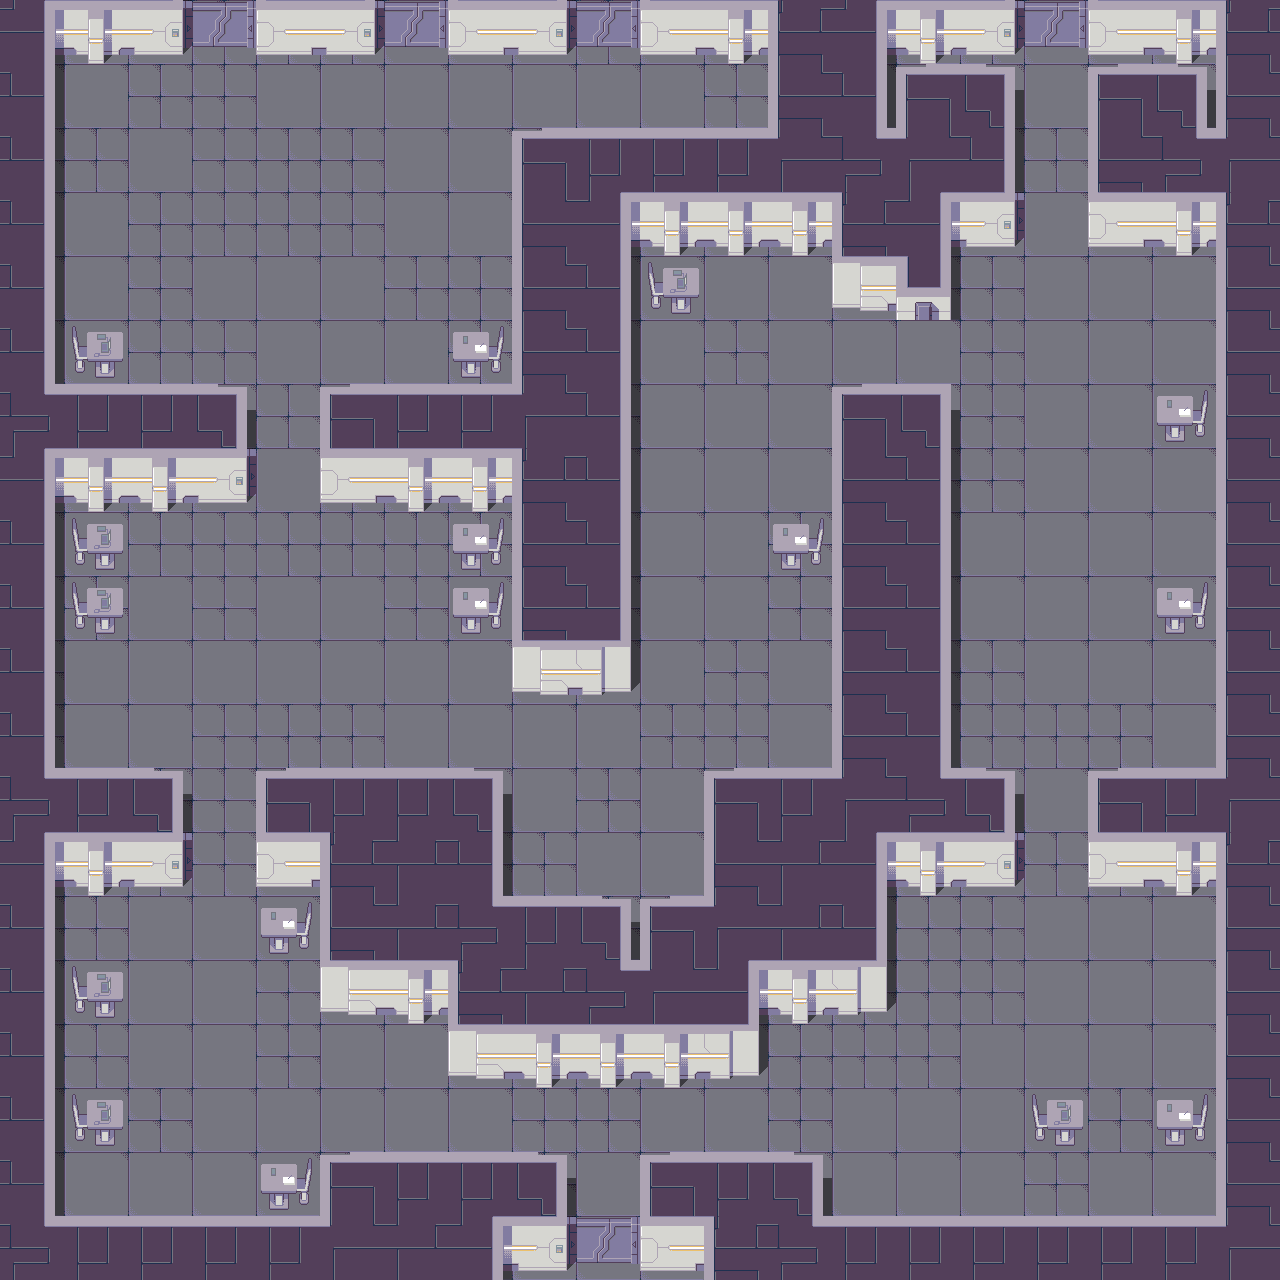

A level layout from a 2D game, rendered from its tile map. Below: a short description, then the map file with tile-grid data replaced by summaries:
An orthogonal 20x20 tile map with 64x64 px tiles, 2 tile layers (floor, walls), 3 tilesets and 28 objects (18x ru.game.aurora.world.dungeon.DungeonMons, 5x ru.game.aurora.world.dungeon.DungeonDoor, 3x ru.game.aurora.world.dungeon.DungeonButt, ru.game.aurora.world.dungeon.KillAllMons, entryPoint).

<map version="1.0" orientation="orthogonal" width="20" height="20" tilewidth="64" tileheight="64">
 <tileset firstgid="1" name="humanity_tileset" tilewidth="64" tileheight="64">
  <image source="humanity_tileset.png" width="256" height="640" />
 </tileset>
 <tileset firstgid="41" name="zorsan_ts" tilewidth="64" tileheight="64">
  <image source="zorsan_tileset.png" width="256" height="640" />
 </tileset>
 <tileset firstgid="81" name="common_tiles" tilewidth="64" tileheight="64">
  <image source="editor_tileset.png" width="256" height="192" />
 </tileset>
 <layer name="floor" width="20" height="20">
  <data>[400 cells, 400 non-empty, 2 distinct tile ids]</data>
 </layer>
 <objectgroup name="objects" width="20" height="20">
  <object type="ru.game.aurora.world.dungeon.DungeonButton" gid="29" x="64" y="1088" width="64" height="64">
   <properties>
    <property name="door" value="bottomDoor" />
    <property name="imageNormal" value="humanity_tileset" />
    <property name="imageNormalTileX" value="0" />
    <property name="imageNormalTileY" value="7" />
    <property name="imagePress" value="humanity_tileset" />
    <property name="imagePressTileX" value="1" />
    <property name="imagePressTileY" value="7" />
    <property name="initialState" value="normal" />
   </properties>
  </object>
  <object name="bottomDoor" type="ru.game.aurora.world.dungeon.DungeonDoor" gid="22" x="1024" y="896" width="64" height="64">
   <properties>
    <property name="imageClose" value="humanity_tileset" />
    <property name="imageCloseTileX" value="1" />
    <property name="imageCloseTileY" value="5" />
    <property name="imageOpen" value="humanity_tileset" />
    <property name="imageOpenTileX" value="3" />
    <property name="imageOpenTileY" value="6" />
    <property name="initialState" value="closed" />
   </properties>
  </object>
  <object type="ru.game.aurora.world.dungeon.DungeonMonster" gid="27" x="128" y="960" width="64" height="64">
   <properties>
    <property name="id" value="scientist" />
    <property name="tags" value="ally" />
   </properties>
  </object>
  <object name="centerDoor" type="ru.game.aurora.world.dungeon.DungeonDoor" gid="24" x="896" y="384" width="64" height="64">
   <properties>
    <property name="imageClose" value="humanity_tileset" />
    <property name="imageCloseTileX" value="3" />
    <property name="imageCloseTileY" value="5" />
    <property name="imageOpen" value="humanity_tileset" />
    <property name="imageOpenTileX" value="3" />
    <property name="imageOpenTileY" value="2" />
    <property name="initialState" value="closed" />
   </properties>
  </object>
  <object type="ru.game.aurora.world.dungeon.DungeonMonster" gid="38" x="192" y="576" width="64" height="64">
   <properties>
    <property name="id" value="marine" />
    <property name="tags" value="ally" />
   </properties>
  </object>
  <object type="ru.game.aurora.world.dungeon.DungeonMonster" gid="39" x="640" y="896" width="64" height="64">
   <properties>
    <property name="id" value="scientist_armed" />
    <property name="tags" value="ally" />
   </properties>
  </object>
  <object type="ru.game.aurora.world.dungeon.DungeonMonster" gid="37" x="128" y="704" width="64" height="64">
   <properties>
    <property name="id" value="engineer_armed" />
    <property name="tags" value="ally" />
   </properties>
  </object>
  <object type="ru.game.aurora.world.dungeon.DungeonMonster" gid="25" x="1088" y="1216" width="64" height="64">
   <properties>
    <property name="id" value="engineer" />
    <property name="tags" value="ally" />
   </properties>
  </object>
  <object type="ru.game.aurora.world.dungeon.DungeonMonster" gid="44" x="1024" y="128" width="64" height="64">
   <properties>
    <property name="id" value="zorsan_laser" />
    <property name="tags" value="guard" />
   </properties>
  </object>
  <object type="ru.game.aurora.world.dungeon.DungeonMonster" gid="69" x="1152" y="704" width="64" height="64">
   <properties>
    <property name="id" value="zorsan_melee" />
    <property name="tags" value="guard" />
   </properties>
  </object>
  <object type="ru.game.aurora.world.dungeon.DungeonMonster" gid="69" x="960" y="704" width="64" height="64">
   <properties>
    <property name="id" value="zorsan_melee" />
    <property name="tags" value="guard" />
   </properties>
  </object>
  <object type="ru.game.aurora.world.dungeon.DungeonMonster" gid="44" x="1024" y="448" width="64" height="64">
   <properties>
    <property name="id" value="zorsan_laser" />
    <property name="tags" value="guard" />
   </properties>
  </object>
  <object type="ru.game.aurora.world.dungeon.DungeonMonster" gid="44" x="1088" y="576" width="64" height="64">
   <properties>
    <property name="id" value="zorsan_laser" />
    <property name="tags" value="guard" />
   </properties>
  </object>
  <object type="ru.game.aurora.world.dungeon.DungeonMonster" gid="44" x="576" y="128" width="64" height="64">
   <properties>
    <property name="id" value="zorsan_laser" />
    <property name="tags" value="guard" />
   </properties>
  </object>
  <object type="ru.game.aurora.world.dungeon.DungeonMonster" gid="44" x="384" y="128" width="64" height="64">
   <properties>
    <property name="id" value="zorsan_laser" />
    <property name="tags" value="guard" />
   </properties>
  </object>
  <object type="ru.game.aurora.world.dungeon.DungeonMonster" gid="44" x="256" y="128" width="64" height="64">
   <properties>
    <property name="id" value="zorsan_laser" />
    <property name="tags" value="guard" />
   </properties>
  </object>
  <object type="ru.game.aurora.world.dungeon.DungeonMonster" gid="44" x="128" y="192" width="64" height="64">
   <properties>
    <property name="id" value="zorsan_laser" />
    <property name="tags" value="guard" />
   </properties>
  </object>
  <object type="ru.game.aurora.world.dungeon.DungeonMonster" gid="69" x="320" y="320" width="64" height="64">
   <properties>
    <property name="id" value="zorsan_melee" />
    <property name="tags" value="guard" />
   </properties>
  </object>
  <object type="ru.game.aurora.world.dungeon.DungeonMonster" gid="69" x="128" y="320" width="64" height="64">
   <properties>
    <property name="id" value="zorsan_melee" />
    <property name="tags" value="guard" />
   </properties>
  </object>
  <object type="ru.game.aurora.world.dungeon.DungeonMonster" gid="37" x="512" y="832" width="64" height="64">
   <properties>
    <property name="id" value="engineer_armed" />
    <property name="tags" value="ally" />
   </properties>
  </object>
  <object type="ru.game.aurora.world.dungeon.DungeonMonster" gid="38" x="1088" y="1024" width="64" height="64">
   <properties>
    <property name="id" value="marine" />
    <property name="tags" value="ally" />
   </properties>
  </object>
  <object type="ru.game.aurora.world.dungeon.DungeonButton" gid="29" x="1152" y="320" width="64" height="64">
   <properties>
    <property name="door" value="centerDoor" />
    <property name="imageNormal" value="humanity_tileset" />
    <property name="imageNormalTileX" value="0" />
    <property name="imageNormalTileY" value="7" />
    <property name="imagePress" value="humanity_tileset" />
    <property name="imagePressTileX" value="1" />
    <property name="imagePressTileY" value="7" />
    <property name="initialState" value="normal" />
   </properties>
  </object>
  </objectgroup>
 <layer name="walls" width="20" height="20">
  <properties>
   <property name="isObstacle" value="true" />
  </properties>
  <data>[400 cells, 214 non-empty, 20 distinct tile ids]</data>
 </layer>
</map>
<!-- 6 of 28 objects omitted -->
